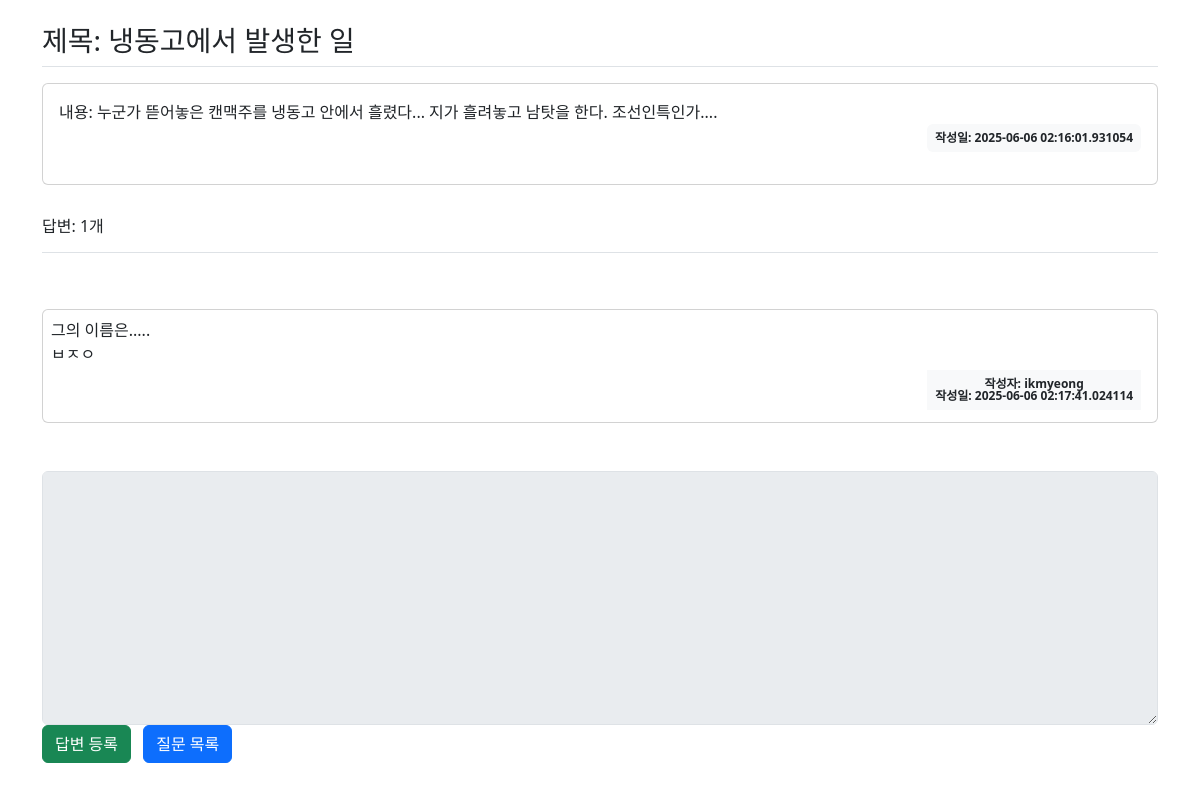
Screenshot of /question/detail/25/ with the database file from the repository.
### classtalk/models.py (models this page shows)
class Question(db.Model):
    id = db.Column(db.Integer, primary_key=True)
    subject = db.Column(db.String(200), nullable=False)
    content = db.Column(db.Text(), nullable=False)
    create_date = db.Column(db.DateTime(), nullable=False)
    user_id = db.Column(db.Integer, db.ForeignKey('user.id', ondelete='CASCADE'), nullable=False)
    user = db.relationship('User', backref=db.backref('question_set'))
    modify_date = db.Column(db.DateTime(), nullable=True)
    is_anonymous = db.Column(db.Boolean, default=False)  # 익명 여부 추가

class Answer(db.Model):
    id = db.Column(db.Integer, primary_key=True)
    question_id = db.Column(db.Integer, db.ForeignKey('question.id', ondelete='CASCADE'))
    question = db.relationship('Question', backref=db.backref('answer_set'))
    content = db.Column(db.Text(), nullable=False)
    create_date = db.Column(db.DateTime(), nullable=False)
    user_id = db.Column(db.Integer, db.ForeignKey('user.id', ondelete='CASCADE'), nullable=False)
    user = db.relationship('User', backref=db.backref('answer_set'))
    modify_date = db.Column(db.DateTime(), nullable=True)

class User(db.Model):
    id = db.Column(db.Integer, primary_key=True)
    username = db.Column(db.String(150), unique=True, nullable=False)
    password = db.Column(db.String(200), nullable=False)
    email = db.Column(db.String(120), unique=True, nullable=False)

### classtalk/views/question_views.py (the view)
@bp.route('/detail/<int:question_id>/')
def detail(question_id):
    form = AnswerForm()
    q = Question.query.get_or_404(question_id)
    return render_template('question/question_detail.html', question=q, form=form)

### classtalk/forms.py
class AnswerForm(FlaskForm):
    content = TextAreaField('내용', validators=[DataRequired('내용은 필수입력 항목입니다.')])

### classtalk/views/auth_views.py (called while the page is built)
@bp.before_app_request
def load_logged_in_user():
    user_id = session.get('user_id')
    if user_id is None:
        g.user = None
    else:
        g.user = User.query.get(user_id)

### classtalk/templates/question/question_detail.html (shortened to what this page needs)
<!DOCTYPE html>
<html lang="en">
<head>
    <link href="https://cdn.jsdelivr.net/npm/bootstrap@5.3.5/dist/css/bootstrap.min.css" rel="stylesheet">
</head>
<div class="container my-3">
<body>
    <h3 class="border-bottom py-2">
        제목: {{ question.subject }}
    </h3>
    <div class="card my-3">
        <div class="card-body">
            <div class="card-text">
                내용: {{ question.content }}
            </div>
            <div class="d-flex justify-content-end">
                {% if question.modify_date %}
                <div class="badge bg-light text-dark p-2 text-start mx-3">
                <div class="mb-2">수정: {{ question.modify_date }}</div>
                </div>
                {% else %}
                <div class="badge bg-light text-dark p-2">
                    작성일: {{ question.create_date }}
                </div>
                {% endif %}
            </div>
        </div>
    </div>
    <h6 class="border-bottom py-3">답변: {{ question.answer_set|length }}개</h6>
    <div style="white-space: pre-line;">
        {% for answer in question.answer_set %}
        <div class="card p-2">
            {{ answer.content }}
            <div class="card-body badge d-flex justify-content-end">
                <div class="bg-light text-dark p-2" text-start>
                    <div> 작성자: {{ answer.user.username }} </div>
                    <div> 작성일: {{answer.create_date}}</div>
                </div>
            </div>
        </div>
        {% endfor %}
    </div>
    <form action="{{ url_for('answer.create', question_id=question.id) }}" method="post">
        <div>
            <textarea {% if not g.user %}disabled{% endif %}
                      name="content"
                      id="content"
                      class="form-control"
                      rows="10"></textarea>
        </div>
        <input type="submit" value="답변 등록" class ="btn btn-success">
        <a href="{{ url_for('question._list') }}" class="btn btn-primary ms-2">질문 목록</a>
    </form>
</body>
</div>
</html>

### rows the page displays
Question: subject "냉동고에서 발생한 일", content "누군가 뜯어놓은 캔맥주를 냉동고 안에서 흘렸다... 지가 흘려놓고 남탓을 한다. 조선인특인가....", create_date "2025-06-06 02:16:01.931054"
Answer: content "그의 이름은..... ㅂㅈㅇ", user.username "ikmyeong", create_date "2025-06-06 02:17:41.024114"

### other values shown
{{ question.answer_set|length }} "1"
